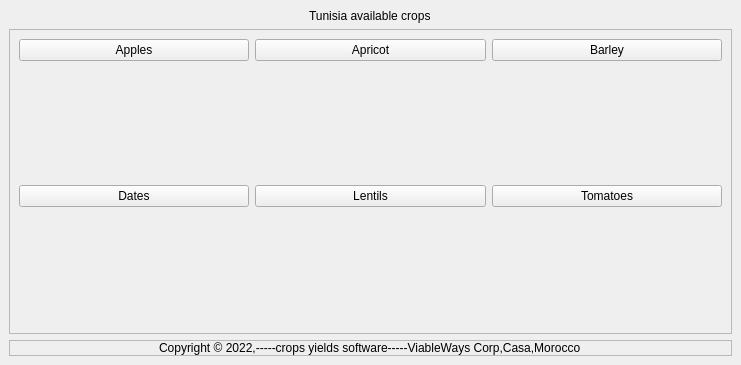
<?xml version="1.0" encoding="UTF-8"?>
<ui version="4.0">
 <class>MainWindow</class>
 <widget class="QMainWindow" name="MainWindow">
  <property name="geometry">
   <rect>
    <x>0</x>
    <y>0</y>
    <width>741</width>
    <height>365</height>
   </rect>
  </property>
  <property name="windowTitle">
   <string>CROP</string>
  </property>
  <widget class="QWidget" name="centralwidget">
   <layout class="QVBoxLayout" name="verticalLayout">
    <item alignment="Qt::AlignHCenter">
     <widget class="QLabel" name="label_2">
      <property name="text">
       <string>Tunisia available crops</string>
      </property>
     </widget>
    </item>
    <item>
     <widget class="QFrame" name="frame">
      <property name="sizePolicy">
       <sizepolicy hsizetype="Preferred" vsizetype="Expanding">
        <horstretch>0</horstretch>
        <verstretch>0</verstretch>
       </sizepolicy>
      </property>
      <property name="frameShape">
       <enum>QFrame::StyledPanel</enum>
      </property>
      <property name="frameShadow">
       <enum>QFrame::Raised</enum>
      </property>
      <layout class="QHBoxLayout" name="horizontalLayout">
       <item>
        <layout class="QGridLayout" name="gridLayout">
         <item row="3" column="0" alignment="Qt::AlignHCenter">
          <widget class="QLabel" name="label_7">
           <property name="text">
            <string/>
           </property>
           <property name="pixmap">
            <pixmap resource="../ressource.qrc">:/image/images/007-dates.png</pixmap>
           </property>
          </widget>
         </item>
         <item row="0" column="2">
          <widget class="QPushButton" name="barley_btn">
           <property name="text">
            <string>Barley</string>
           </property>
          </widget>
         </item>
         <item row="1" column="1" alignment="Qt::AlignHCenter">
          <widget class="QLabel" name="label_5">
           <property name="text">
            <string/>
           </property>
           <property name="pixmap">
            <pixmap resource="../ressource.qrc">:/image/images/apricot.png</pixmap>
           </property>
          </widget>
         </item>
         <item row="3" column="1" alignment="Qt::AlignHCenter">
          <widget class="QLabel" name="label_4">
           <property name="text">
            <string/>
           </property>
           <property name="pixmap">
            <pixmap resource="../ressource.qrc">:/image/images/009-lentils.png</pixmap>
           </property>
          </widget>
         </item>
         <item row="0" column="1">
          <widget class="QPushButton" name="apricot_btn">
           <property name="text">
            <string>Apricot</string>
           </property>
          </widget>
         </item>
         <item row="1" column="0" alignment="Qt::AlignHCenter">
          <widget class="QLabel" name="label_6">
           <property name="text">
            <string/>
           </property>
           <property name="pixmap">
            <pixmap resource="../ressource.qrc">:/image/images/001-apple.png</pixmap>
           </property>
          </widget>
         </item>
         <item row="3" column="2" alignment="Qt::AlignHCenter">
          <widget class="QLabel" name="label_3">
           <property name="text">
            <string/>
           </property>
           <property name="pixmap">
            <pixmap resource="../ressource.qrc">:/image/images/015-tomato.png</pixmap>
           </property>
          </widget>
         </item>
         <item row="0" column="0">
          <widget class="QPushButton" name="apple_btn">
           <property name="text">
            <string>Apples</string>
           </property>
          </widget>
         </item>
         <item row="1" column="2" alignment="Qt::AlignHCenter">
          <widget class="QLabel" name="label_8">
           <property name="text">
            <string/>
           </property>
           <property name="pixmap">
            <pixmap resource="../ressource.qrc">:/image/images/003-barley.png</pixmap>
           </property>
          </widget>
         </item>
         <item row="2" column="0">
          <widget class="QPushButton" name="date_btn">
           <property name="text">
            <string>Dates</string>
           </property>
          </widget>
         </item>
         <item row="2" column="1">
          <widget class="QPushButton" name="lentils_btn">
           <property name="text">
            <string>Lentils</string>
           </property>
          </widget>
         </item>
         <item row="2" column="2">
          <widget class="QPushButton" name="tomatoes_btn">
           <property name="text">
            <string>Tomatoes</string>
           </property>
          </widget>
         </item>
        </layout>
       </item>
      </layout>
     </widget>
    </item>
    <item>
     <widget class="QFrame" name="frame_3">
      <property name="styleSheet">
       <string notr="true">font: 9pt &quot;Ubuntu&quot;;</string>
      </property>
      <property name="frameShape">
       <enum>QFrame::StyledPanel</enum>
      </property>
      <property name="frameShadow">
       <enum>QFrame::Raised</enum>
      </property>
      <layout class="QHBoxLayout" name="horizontalLayout_2">
       <property name="spacing">
        <number>0</number>
       </property>
       <property name="leftMargin">
        <number>0</number>
       </property>
       <property name="topMargin">
        <number>0</number>
       </property>
       <property name="rightMargin">
        <number>0</number>
       </property>
       <property name="bottomMargin">
        <number>0</number>
       </property>
       <item alignment="Qt::AlignHCenter">
        <widget class="QLabel" name="label">
         <property name="text">
          <string>Copyright © 2022,-----crops yields software-----ViableWays Corp,Casa,Morocco</string>
         </property>
        </widget>
       </item>
      </layout>
     </widget>
    </item>
   </layout>
  </widget>
 </widget>
 <resources>
  <include location="../ressource.qrc"/>
 </resources>
 <connections/>
</ui>
